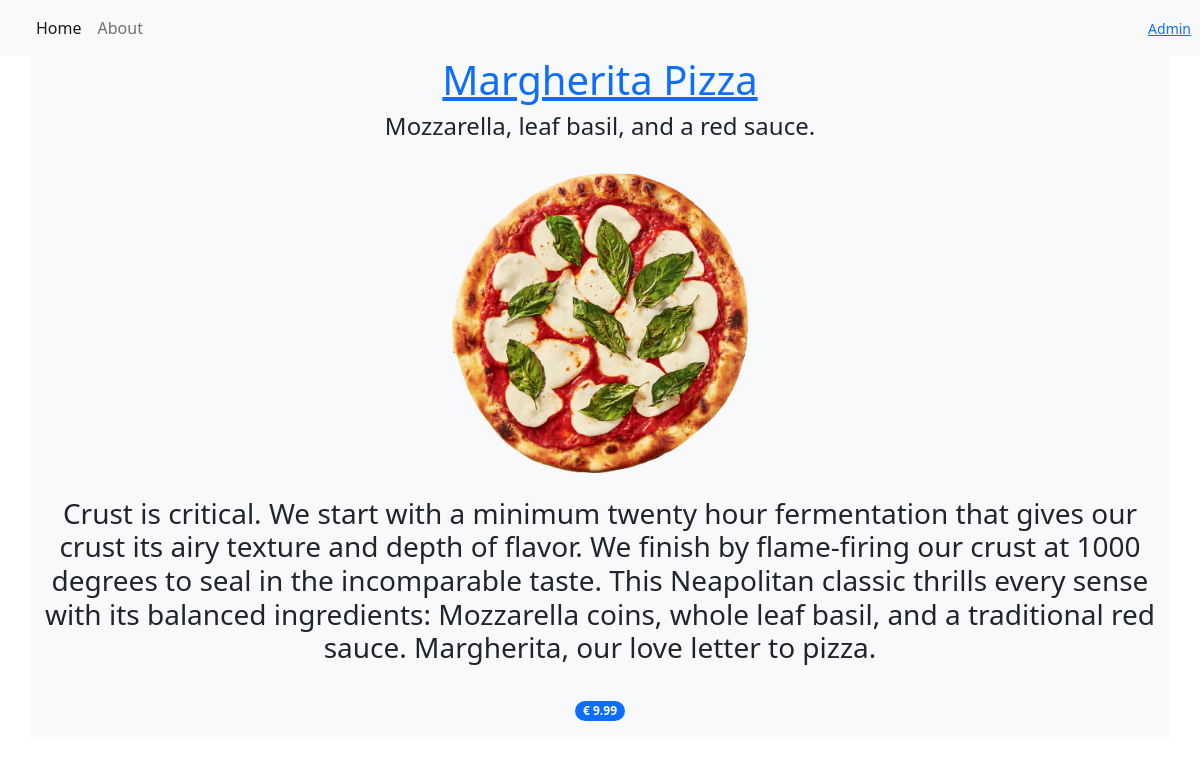
Screenshot of /item/1/ with the database file from the repository.
### restaurant_menu/models.py (models this page shows, shortened)
class ItemModel(models.Model):
    meal = models.CharField(max_length=1000, unique=True)
    description = models.CharField(max_length=2000)
    ingredients = models.CharField(max_length=1000, default="")
    price = models.DecimalField(max_digits=10, decimal_places=2)
    image = models.CharField(max_length=1000, default="")
    meal_type = models.CharField(max_length=20, choices=MEAL_TYPE)
    author = models.ForeignKey(User, on_delete=models.PROTECT)
    status = models.IntegerField(choices=STATUS, default=0)
    date_created = models.DateField(auto_now_add=True)
    date_updated = models.DateField(auto_now=True)

### restaurant_menu/views.py (the view)
# urls.py: path('item/<int:pk>/', views.MenuItemDetailView.as_view(),
class MenuItemDetailView(generic.DetailView):
    model = ItemModel
    template_name = "menu_item_detail.html"

### restaurant_menu/templates/menu_item_detail.html (shortened to what this page needs)
{% extends 'base.html' %}
{% block content %}
    <div class="container text-center bg-light">
        <h1 class="text-primary"><u>{{ object.meal }}</u></h1>
        <h4>{{ object.ingredients }}</h4>
        <br>
        {% load static %}
        <img src="{% static ''%}{{ object.image }}" alt="{{ object.meal }}" height="300">
        <br>
        <br>
        <h3>{{ object.description }}</h3>
        <br>
        <p class="badge bg-primary rounded-pill">€ {{ object.price }}</p>
    </div>
{% endblock content %}

### rows the page displays
ItemModel: meal "Margherita Pizza", ingredients "Mozzarella, leaf basil, and a red sauce.", image (picture), description "Crust is critical. We start with a minimum twenty hour fermentation that gives our crust its airy texture and depth of flavor. We finish by flame-firing our crust at 1000 degrees to seal in the incomparable taste. This Neapolitan classic thrills every sense with its balanced ingredients: Mozzarella coins, whole leaf basil, and a traditional red sauce. Margherita, our love letter to pizza.", price "9.99"
